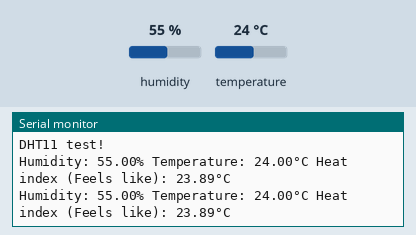
Bench run of a sketch on a simulated ESP32. Parts: the last lines printed to the serial monitor. The test bench sets the inputs (shaded band); at power-on: humidity 55 %, temperature 24 °C.

Above: at 4.8 s.
4.9 s: humidity set to 22 %
At 6.5 s:
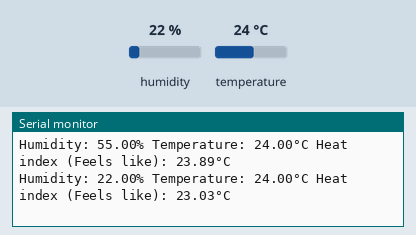
7.9 s: temperature set to 12 °C
At 8.9 s:
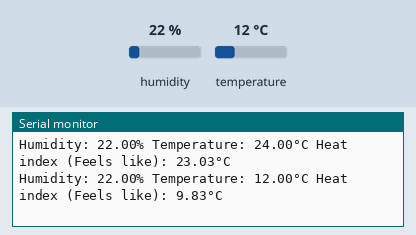
10.9 s: humidity set to 40 %
At 12.5 s:
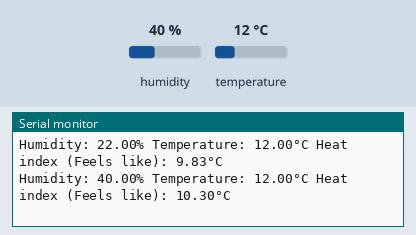
Timing chart, 0 to 14.0 s (numbered marks = the images above; inputs shaded):
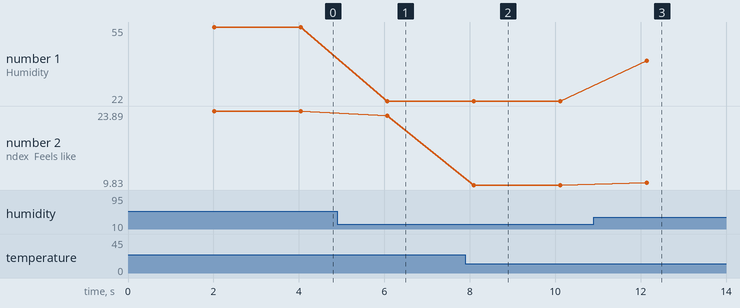

Measured:
- after the input at 4.9 s, the serial monitor: prints a new line after 1.2 s (image 1)
- after the input at 7.9 s, the serial monitor: prints a new line after 0.20 s (image 2)
- after the input at 10.9 s, the serial monitor: prints a new line after 1.2 s (image 3)
- plotted number 1: 55 → 22 after the input at 4.9 s, 22 → 40 after the input at 10.9 s
- plotted number 2: 23.89 → 23.03 after the input at 4.9 s, 23.03 → 9.83 after the input at 7.9 s, 9.83 → 10.3 after the input at 10.9 s

The sketch:

dht11.ino
```cpp
#include "DHT.h"

//Pin Number Variables
const int  DHT_PIN = 27;

//Setup DHT
#define DHTTYPE DHT11
DHT dht(DHT_PIN, DHTTYPE);

//function formilation
void dht_sensor();

void setup() {
  // put your setup code here, to run once:

  //Serial Monitor
  Serial.begin(115200);
  Serial.println("DHT11 test!");


  dht.begin();

}

void loop() {
  // put your main code here, to run repeatedly:
  dht_sensor();
}


void dht_sensor(){
  /* Reading temperature or humidity takes about 250 milliseconds!
     Sensor readings may also be up to 2 seconds 'old' (its a very slow sensor)
  */
  delay(2000);

  // Read temperature as Celsius (the default)
  float t= dht.readTemperature();

  //Read humidity as percent
  float h= dht.readHumidity();

  // Check if any reads failed and exit early (to try again).
  if (isnan(h) || isnan(t)) {
    Serial.println(F("Failed to read from DHT sensor!"));
    return;
  }

  // Compute heat index in Celsius (isFahreheit = false)
  float hix = dht.computeHeatIndex(t, h, false);


  Serial.print(F("Humidity: "));
  Serial.print(h);
  Serial.print(F("% "));

  Serial.print(F("Temperature: "));
  Serial.print(t);
  Serial.print(F("°C "));

  Serial.print(F("Heat index (Feels like): "));
  Serial.print(hix);
  Serial.print(F("°C "));

  Serial.println("");
}
```
